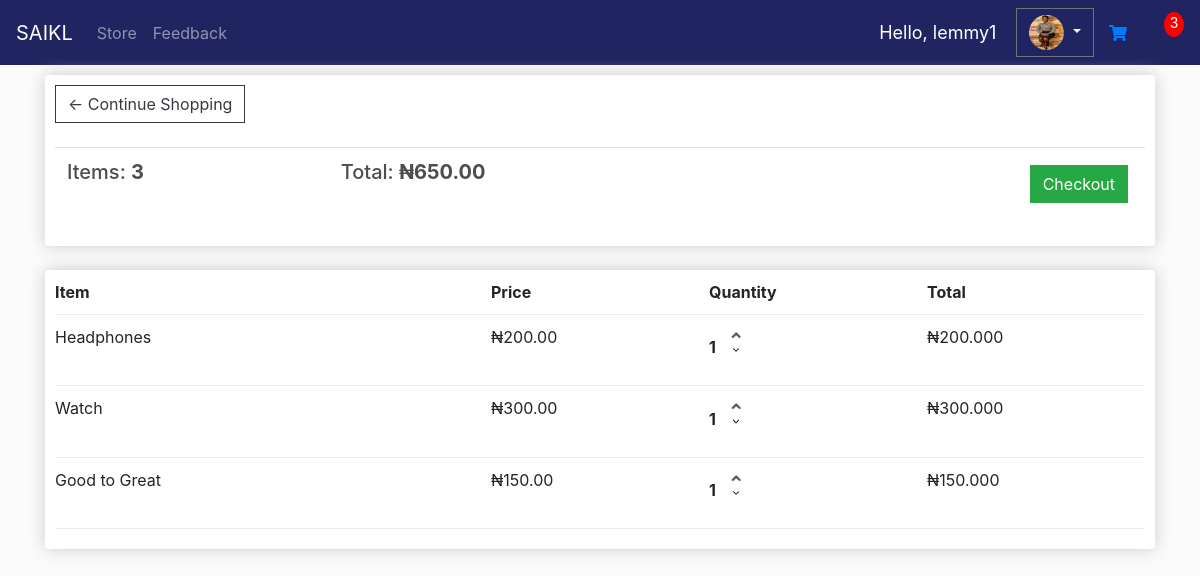
The app's page /cart/ (signed in) with its own data.
### saiklapp/models.py (models this page shows, shortened)
class Customer(models.Model):
    user = models.OneToOneField(User, on_delete= models.CASCADE, null=True, blank=True)
    name = models.CharField(max_length=200, null=True)
    email = models.EmailField(max_length=200, null=True)
    phone = models.CharField(max_length=200, null=True)
    profile_pic = models.ImageField(default='default.png', null=True, blank = True)
    date_created = models.DateTimeField(auto_now_add=True, null=True)
    @property
    def image_url(self):
     if self.profile_pic and hasattr(self.profile_pic, 'url'):
        return self.profile_pic.url

class Order(models.Model):
    customer = models.ForeignKey(Customer, on_delete=models.SET_NULL, blank=True, null=True)
    product = models.ForeignKey(Product, null=True, on_delete=models.SET_NULL)
    date_ordered = models.DateTimeField(auto_now_add=True)
    complete = models.BooleanField(default=False, null=True,blank=True)
    transaction_id = models.CharField(max_length=200, null=True)
    @property
    def get_cart_total(self):
        orderitems = self.orderitem_set.all()
        total = sum([item.get_total for item in orderitems])
        return total
    @property
    def get_cart_items(self):
        orderitems = self.orderitem_set.all()
        total = sum([item.quantity for item in orderitems])
        return total

class OrderItem(models.Model):
    product = models.ForeignKey(Product, on_delete=models.SET_NULL, null=True)
    order = models.ForeignKey(Order, on_delete=models.SET_NULL, null=True)
    quantity = models.IntegerField(default=0, null=True, blank=True)
    date_added = models.DateTimeField(auto_now_add=True)
    @property
    def get_total(self):
        total = self.product.price * self.quantity
        return total

class Product(models.Model):
    name = models.CharField(max_length=200, null=True)
    price = models.DecimalField(max_digits=9, decimal_places=3)
    category = models.CharField(max_length=200, null=True)
    digital = models.BooleanField(default=False, null=True, blank=False)
    description = models.CharField(max_length=200, null=True, blank=True)
    image = models.ImageField(null=True, blank=True)

### saiklapp/views.py (the view)
# urls.py: path('cart/', cart, name="cart"),
def cart(request):
    data = cartData(request)
    cartItems = data['cartItems']
    order = data['order']
    items = data['items']
    context={'items':items, 'order':order, 'cartItems':cartItems}
    return render(request, 'store/cart.html', context)

### saiklapp/utils.py (called while the page is built)
def cartData(request):
    if request.user.is_authenticated:
        customer = request.user.customer
        order, created = Order.objects.get_or_create(customer=customer,complete=False)
        items = order.orderitem_set.all()
        cartItems = order.get_cart_items
    else:
        cookieData = cookieCart(request)
        cartItems = cookieData['cartItems']
        order = cookieData['order']
        items = cookieData['items']
    return {'cartItems':cartItems, 'order':order, 'items':items}

### templates/store/cart.html
{% extends 'base.html' %}
{% load static %}
{% block content %}
<div class="container">
    <div class="row">
        <div class="col-lg-12">
            <div class="box-element">
                <a href="{% url 'store' %}" class="btn btn-outline-dark">&#x2190; Continue Shopping</a>
                <br>
                <br>
                <table class="table">
                    <tr>
                        <th><h5>Items: <strong>{{order.get_cart_items}}</strong></h5></th>
                        <th><h5>Total: <strong>&#x20A6;{{order.get_cart_total|floatformat:2}}</strong></h5></th>
                        <th>
                            <a href="{% url 'checkout' %}" style="float:right; margin:5px;" class="btn btn-success">Checkout</a>
                        </th>
                    </tr>
                </table>
            </div>
            <br>
            <div class="box-element">
                <div class="cart-row">
					<div style="flex:2"><strong>Item</strong></div>
					<div style="flex:1"><strong>Price</strong></div>
					<div style="flex:1"><strong>Quantity</strong></div>
					<div style="flex:1"><strong>Total</strong></div>
				</div>
				{% for item in items %}
				<div class="cart-row">
					<div style="flex:2"><p>{{item.product.name}}</p></div>
					<div style="flex:1;"><p>&#x20A6;{{item.product.price|floatformat:2}}</p></div>
					<div style="flex:1;">
						<p class="quantity">{{item.quantity}}</p>
						<div class="quantity">
							<img data-product="{{item.product.id}}" data-action="add" class="chg-quantity update-cart" src="{% static  'images/arrow-up.png' %}">
							<img data-product="{{item.product.id}}" data-action="remove" class="chg-quantity update-cart" src="{% static  'images/arrow-down.png' %}">
						</div>
					</div>
					<div style="flex:1"><p>&#x20A6;{{item.get_total}}</p></div>
                </div>
                {% endfor %}
            </div>
        </div>
    </div>
</div>
{% endblock %}

### templates/base.html (shortened to what this page needs)
{% load static %}
<!DOCTYPE html>
<html lang="en">
<head>
    <link rel="stylesheet" href="https://maxcdn.bootstrapcdn.com/bootstrap/4.0.0/css/bootstrap.min.css">
    <link rel="stylesheet" href=" https://cdnjs.cloudflare.com/ajax/libs/font-awesome/5.15.2/css/all.min.css">
   <link rel="stylesheet" href="{% static 'css/main.css' %}">
</head>
<body>
    {% include 'store/navbar.html'%}
            {% block content %}
            {% endblock %}
</body>
</html>

### templates/store/navbar.html (shortened to what this page needs)
{% load static %}
<nav class="navbar navbar-expand-lg navbar-dark bg-dark">
  <a class="navbar-brand" href="{% url 'home' %}">SAIKL</a>
  <div class="collapse navbar-collapse" id="navbarSupportedContent">
    {% if request.user.is_authenticated %}
        {% if request.user.is_staff %}
          <ul class="navbar-nav mr-auto">
              <li class="nav-item">
                <a class="nav-link" href="{% url 'admindash' %}">DashBoard</a>
              </li>
              <li class="nav-item">
                <a class="nav-link" href="{% url 'products' %}">Products</a>
              </li>
          </ul>
              <!-- <li class="nav-item">
                <a class="nav-link" href="#">Customers</a>
              </li> -->
              <span class="hello-msg">Hello, {{request.user}}</span>
              <span><a  class="hello-msg btn btn-warning" href="{% url 'logout' %}">Logout</a></span>
          {% else %}
          <ul class="navbar-nav mr-auto">
              <li class="nav-item">
                <a href="{% url 'store' %}" class="nav-link">Store</a>
              </li>
              <li class="nav-item">
                <a href="{% url 'feedback' %}" class="nav-link">Feedback</a>
              </li>
          </ul>
          <span class="hello-msg">Hello, {{request.user}}</span>
          <div class="dropdown">
            <button class="btn btn-secondary dropdown-toggle profile" type="button" id="dropdownMenuButton" data-toggle="dropdown" aria-haspopup="true" aria-expanded="false">
              <img id="profile_pic1" class="profile-pic" src="{{request.user.customer.image_url}}" alt="">
            </button>
          </div>
          <a href="{% url 'cart' %}">
               <i id="cart-icon" class="fa fa-shopping-cart nav navbar-nav navbar-right" aria-hidden="true"></i>
          </a>
            <p id="cart-total">{{cartItems}}</p>
          {% endif %}
      {% endif %}
  </div>
</nav>

### static/css/main.css (style rules this page uses)
html, body { padding: 0; margin: 0; }
body * { transition: 0.5s; }
body { background-color: hsl(0, 0%, 98%); }
h1,h2,h3,h4,h5,h6 { color:hsl(0, 0%, 30%); }
.box-element { box-shadow:hsl(0, 0%, 80%) 0 0 16px; background-color: #fff; border-radius: 4px; padding: 10px; }
.bg-dark { background-color: #202561!important; }
#cart-icon { width:55px; display: inline-block; margin-left: 15px; }
#cart-total { display: block; text-align: center; color:#fff; background-color: red; width: 20px; height: 25px; border-radius: 50%; font-size: 14px; }
.col-lg-4, .col-lg-6, .col-lg-8, .col-lg-12 { margin-top: 10px; }
.btn { border-radius: 0; }
.cart-row { display: flex; align-items: flex-stretch; padding-bottom: 10px; margin-bottom: 10px; border-bottom: 1px solid #ececec; }
.quantity { display: inline-block; font-weight: 700; padding-right:10px; }
.chg-quantity { width: 12px; cursor: pointer; display: block; margin-top: 5px; transition:.1s; }

### templates/store/navbar.html (style rules this page uses)
.hello-msg { font-size: 18px; color: #fff; margin-right: 20px; }
#profile_pic1 { width: 35px; height: 35px; border-radius: 50%; }
.profile { background-color: #202561; }

### records on screen
Order: get_cart_items "3", get_cart_total "650.00"
OrderItem: product.name "Headphones", product.price "200.00", quantity "1", get_total "200.000"
OrderItem: product.name "Watch", product.price "300.00", quantity "1", get_total "300.000"
OrderItem: product.name "Good to Great", product.price "150.00", quantity "1", get_total "150.000"

### other values on screen
{{ request.user }} "lemmy1"
{{ cartItems }} "3"
